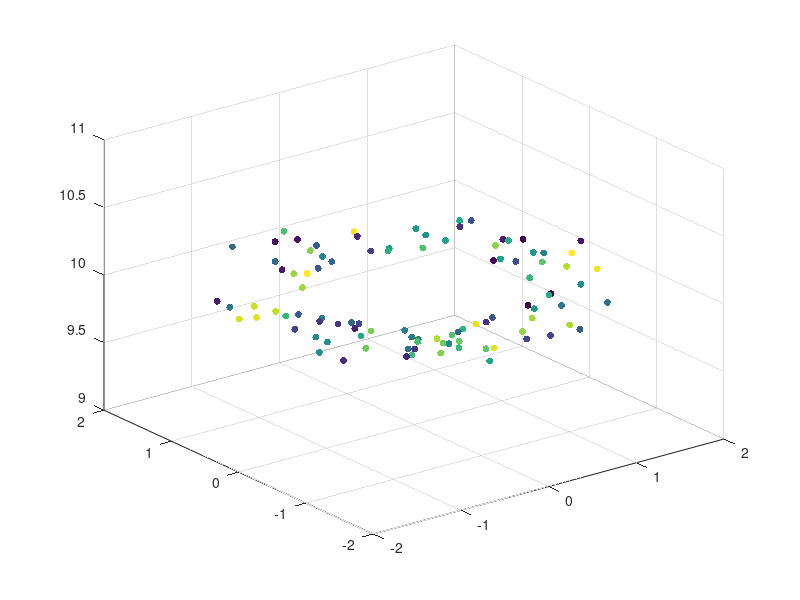

The MATLAB script that drew this image:
X = [0.57057
1.56665
1.01913
0.9179
-0.2496
-0.0585
1.9574
-0.6388
-1.5951
1.4209
-1.0343
0.4236
-1.0967
-1.6096
0.0079
1.3099
-0.9238
-1.1727
-1.0813
-1.475
0.29
0.261
-0.9285
0.0358
1.1664
0.12293
1.487
-0.3555
-1.2198
0.5685
-0.0124
-0.156
-0.9631
-0.3453
-0.5592
-0.637
1.1901
-0.9668
-0.7493
-1.6001
0.8048
-1.1019
-0.7027
-0.7597
1.5026
-0.595
-0.1398
-1.4483
-1.441
1.2789
0.93272
-1.6604
1.4369
0.5633
0.9646
0.462
1.0986
0.9888
-0.5729
-1.1051
1.4011
1.4449
0.417
0.8847
-0.2688
1.0129
-1.3342
-0.5867
-1.0411
-0.7890
-0.0246
0.7139
-0.4389
-0.4092
1.3494
-0.48152
-0.6269
-1.2637
-0.9584
-0.8003
-0.1384
1.2736
-0.6158
0.1276
-0.7729
0.4013
0.5666
-0.6014
1.4585
-1.3337
-0.7503
-1.4079
-1.7150
-0.3396
-1.5630
-0.0920
0.4708
1.6367
1.7043
-0.5162];

Y = [-0.95024
0.42132
0.1475
-0.8385
1.7391
1.6545
0.0715
1.1281
0.8454
0.5318
-0.467
1.3945
-1.3173
-1.0501
-1.0619
1.0251
-1.2134
-0.1253
-0.2822
-0.1511
1.0206
-1.6867
-0.3927
-1.6269
0.0082
-1.00482
1.0866
0.9602
0.1289
-1.7243
1.4314
1.0188
-0.3251
-1.1068
1.3352
1.8676
-1.3235
-1.1753
-1.0399
0.6525
-1.1432
-0.0706
-0.7759
-0.9567
0.0313
-1.2948
1.1773
-0.4282
-0.5922
-0.8130
1.04136
-0.7575
0.0995
-1.0538
1.2285
0.9718
0.1462
0.8213
-1.8727
-0.6512
1.148
0.4777
0.9303
-0.8546
-1.0733
-0.3987
0.1675
-1.4324
-1.3206
-1.0823
1.9005
0.799
-1.1383
-1.6016
-0.1474
-1.29893
-1.2522
-0.9311
-0.6098
-1.4396
1.3614
0.4495
0.984
-1.4463
0.6518
-1.2335
-1.5757
-1.1251
-0.3672
0.3174
-1.0336
0.539
0.3622
-1.6304
0.302
-1.0383
1.5051
-0.5885
-0.1240
0.9141];

Z = [10;10;10;10;10;10;10;10;10;10
    10;10;10;10;10;10;10;10;10;10
    10;10;10;10;10;10;10;10;10;10
    10;10;10;10;10;10;10;10;10;10
    10;10;10;10;10;10;10;10;10;10
    10;10;10;10;10;10;10;10;10;10
    10;10;10;10;10;10;10;10;10;10
    10;10;10;10;10;10;10;10;10;10
    10;10;10;10;10;10;10;10;10;10
    10;10;10;10;10;10;10;10;10;10];

sz = 25;

c = linspace(1,10,length(X));
scatter3(X,Y,Z, sz, c, 'filled');
%scatter(x,y,[],c)
%scatter(X,Y,[],c, 'filled')

